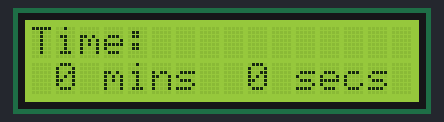
The sketch below on a simulated Arduino Uno, built with avr-gcc and run on an emulated ATmega328P. On the bench: 16×2 character LCD.

Above: at 0.1 s.
At 4.1 s:
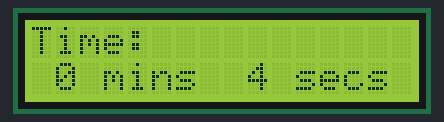
At 9.1 s:
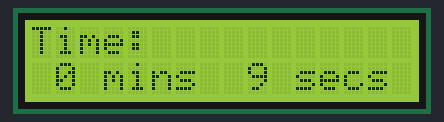
At 19.2 s:
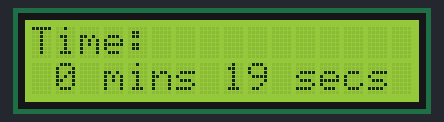
At 28.2 s:
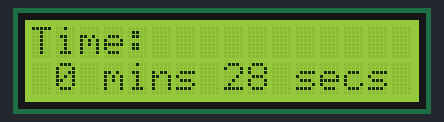
At 38.2 s:
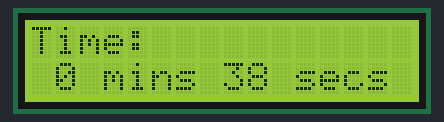

The sketch:

pomodoroTimer.ino
```cpp
/*

Pomodoro timer to keep track of Work and Rest.

Inspired by https://www.hackster.io/hugonator/pomodoro-timer-with-an-arduino-and-an-lcd-screen-3d469e (Hugo Blanc)

*/

#include <LiquidCrystal.h>

const int rs = 12, en = 11, d4 = 5, d5 = 4, d6 = 3, d7 = 2;
LiquidCrystal lcd(rs, en, d4, d5, d6, d7);

const int work = 25;
const int rest = 5;

char tl[32];
short int mins, secs;
short int i = 0;

void setup() {
  lcd.begin(16, 2);
  lcd.print("Time:");
}

void loop() {
  lcd.setCursor(0, 1);
  sprintf(tl, "%2d mins %2d secs", mins, secs);
  lcd.print(tl);

  delay(1000);

  secs++;

  if (secs == 60) {
    secs = 0;
    mins ++;
  }

  if (mins == work && i == 0) {
    mins = 0;
    i = 1;
  } else if (mins == rest && i == 1) {
    mins = 0;
    i = 0;
    }
}
```

Measured:
- what the display in image 1 shows lasts 1.0 s, from 4.1 s to 5.1 s
